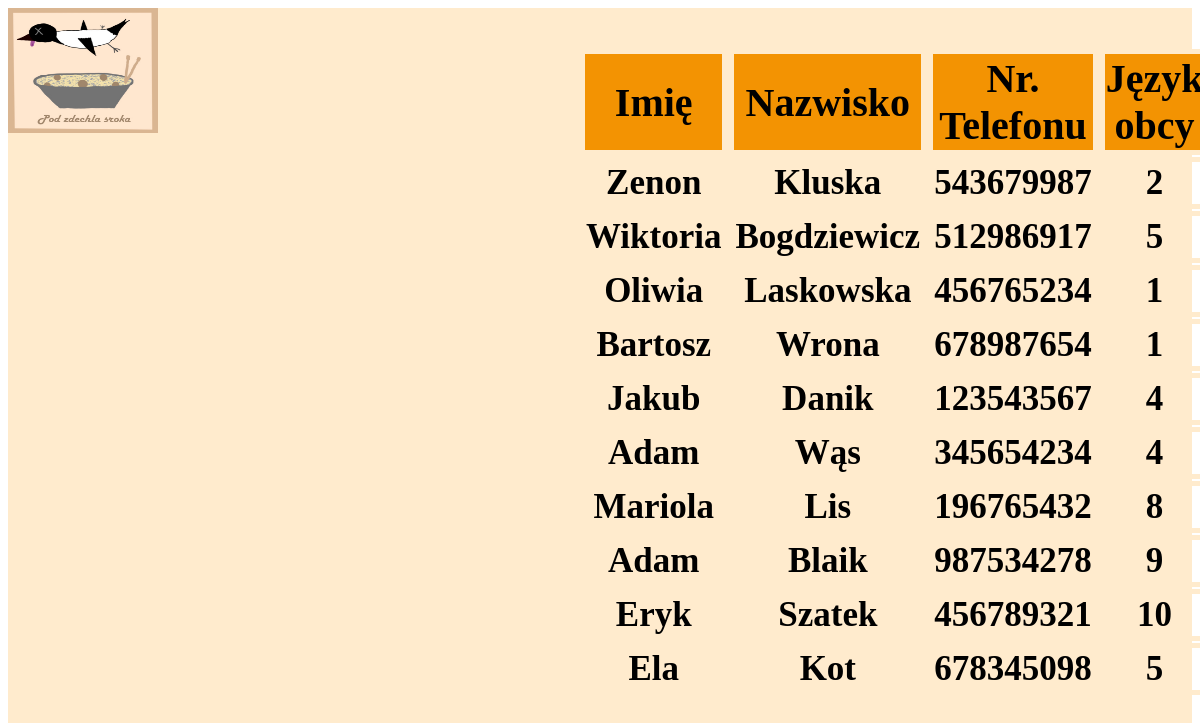
Screenshot of /wyswietla.php with the database file from the repository.
### tables this page shows
CREATE TABLE `tab` (
  `id` int(2) NOT NULL,
  `Nazwisko` tinytext DEFAULT NULL,
  `Imie` tinytext DEFAULT NULL,
  `Tel` int(9) NOT NULL,
  `id_stan` int(11) NOT NULL,
  `id_jezyk` int(2) DEFAULT NULL
);

### wyswietla.php (the view, shortened to what this page needs)
<html>
    <head>
    <link rel = "stylesheet" href = "wysp.css" >
</head>
<body>
<div id="container">
<div id="logo"><a><img src="logo.jpg" width="150" height="125" alt="tekst alternatywny" onClick="history.back();"></a></div>
<?php
$con = new mysqli("localhost","maka","Klasa1618","lisekkk");
$q="SELECT * FROM tab";
if($wynik=$con->query($q)){
    echo "<table id='tabelka'>";
echo    "<tr>";
 echo "<td id='first'>Imię</td>";
 echo "<td id='first'>Nazwisko</td>";
 echo "<td id='first'>Nr. Telefonu</td>";
 echo "<td id='first'>Język obcy</td>";
 echo "</tr>";
while($row=$wynik->fetch_array()){
    echo"<tr>";
echo "<td id='duo'>" .$row["Imie"] .  "</td>";
echo "<td id='duo'>" .$row["Nazwisko"] .  "</td>";
echo "<td id='duo'>" .$row["Tel"] .  "</td>";
echo "<td id='duo'>" .$row["id_jezyk"] . "</td>";
echo"</tr>";}
}
else{
echo $con->errno . " " . $con->error;}
?>
</div>
</body>
</html>

### wysp.css (style rules this page uses)
#container { width:100%; height:100%; background-color:#FFEBCD; margin-left: auto; margin-right: auto; margin-top: 1px; }
#tabelka { text-align: center; float: left; margin-left: 570px; }
#tabelka td { text-align: center; border-color: #FFEBCD; border-width: 5px; border-style: solid; }
#first { font-family: 'Whisper', cursive; font-size: 40px; font-weight: bold; background-color: #f39302; }
#duo { font-size: 35px; font-family: 'Whisper', cursive; font-weight: bold; }
#logo { text-align: left; float: left; width: 100%; height: 5%; }

### rows the page displays
tab: Imie "Zenon", Nazwisko "Kluska", Tel "543679987", id_jezyk "2"
tab: Imie "Wiktoria", Nazwisko "Bogdziewicz", Tel "512986917", id_jezyk "5"
tab: Imie "Oliwia", Nazwisko "Laskowska", Tel "456765234", id_jezyk "1"
tab: Imie "Bartosz", Nazwisko "Wrona", Tel "678987654", id_jezyk "1"
tab: Imie "Jakub", Nazwisko "Danik", Tel "123543567", id_jezyk "4"
tab: Imie "Adam", Nazwisko "Wąs", Tel "345654234", id_jezyk "4"
tab: Imie "Mariola", Nazwisko "Lis", Tel "196765432", id_jezyk "8"
tab: Imie "Adam", Nazwisko "Blaik", Tel "987534278", id_jezyk "9"
tab: Imie "Eryk", Nazwisko "Szatek", Tel "456789321", id_jezyk "10"
tab: Imie "Ela", Nazwisko "Kot", Tel "678345098", id_jezyk "5"
